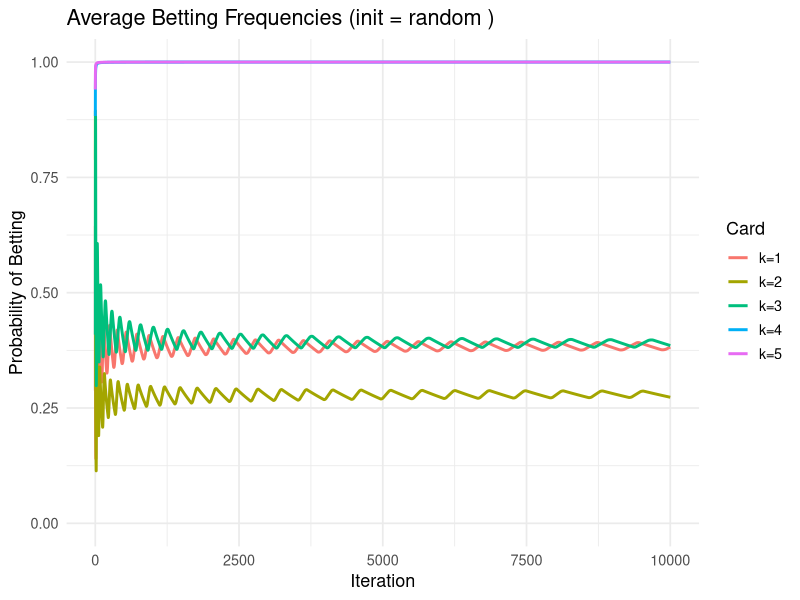

Write R code to recreate this figure.
library(ggplot2)
library(reshape2)

# ============================================================
# USER PARAMETERS (EDIT ONLY THIS BLOCK)
# ============================================================

cards    <- 1:5
ante     <- 2
bet_size <- 2
n_iter   <- 10000

init_mode <- "random"   # "uniform" or "random"
seed      <- 123         # set NULL for no fixed seed

# ============================================================
# Setup
# ============================================================

if (!is.null(seed)) set.seed(seed)

n_cards <- length(cards)

pot_check <- 2 * ante
pot_bet   <- 2 * (ante + bet_size)
pot_fold  <- 2 * ante

# ============================================================
# Payoff Functions
# ============================================================

SD <- function(k, j, pot) {
  if (k > j) pot else -pot
}

# ============================================================
# Counterfactual Values (Player 1)
# ============================================================

v1_C <- function(i, tau) {
  k <- cards[i]
  opp_idx <- setdiff(seq_along(cards), i)

  mean(sapply(opp_idx, function(j_idx) {
    j <- cards[j_idx]
    (1 - tau[j_idx]) * SD(k, j, pot_check) +
      tau[j_idx] * (-pot_fold)
  }))
}

v1_B <- function(i, tau) {
  k <- cards[i]
  opp_idx <- setdiff(seq_along(cards), i)

  mean(sapply(opp_idx, function(j_idx) {
    j <- cards[j_idx]
    (1 - tau[j_idx]) * pot_fold +
      tau[j_idx] * SD(k, j, pot_bet)
  }))
}

# ============================================================
# Counterfactual Values (Player 2)
# ============================================================

v2_C <- function(j_idx, sigma) {
  j <- cards[j_idx]
  opp_idx <- setdiff(seq_along(cards), j_idx)

  mean(sapply(opp_idx, function(i_idx) {
    k <- cards[i_idx]
    showdown <- if (j > k) pot_check else -pot_check

    (1 - sigma[i_idx]) * showdown +
      sigma[i_idx] * (-pot_fold)
  }))
}

v2_B <- function(j_idx, sigma) {
  j <- cards[j_idx]
  opp_idx <- setdiff(seq_along(cards), j_idx)

  mean(sapply(opp_idx, function(i_idx) {
    k <- cards[i_idx]
    showdown <- if (j > k) pot_bet else -pot_bet

    (1 - sigma[i_idx]) * pot_fold +
      sigma[i_idx] * showdown
  }))
}

# ============================================================
# Regret Matching
# ============================================================

bet_prob <- function(RB, RC) {
  RB_pos <- max(RB, 0)
  RC_pos <- max(RC, 0)

  if (RB_pos + RC_pos > 0) {
    RB_pos / (RB_pos + RC_pos)
  } else {
    0.5
  }
}

# ============================================================
# Initialization
# ============================================================

if (init_mode == "uniform") {
  sigma <- rep(0.5, n_cards)
  tau   <- rep(0.5, n_cards)
} else if (init_mode == "random") {
  sigma <- runif(n_cards, 0, 1)
  tau   <- runif(n_cards, 0, 1)
} else {
  stop("init_mode must be 'uniform' or 'random'")
}

R1_B <- rep(0, n_cards)
R1_C <- rep(0, n_cards)

R2_B <- rep(0, n_cards)
R2_C <- rep(0, n_cards)

sigma_history     <- matrix(0, n_iter, n_cards)
sigma_avg_history <- matrix(0, n_iter, n_cards)

# ============================================================
# Main CFR Loop
# ============================================================

for (t in 1:n_iter) {

  sigma_history[t, ] <- sigma

  # --- Player 1 regrets ---
  for (i in seq_along(cards)) {

    vB <- v1_B(i, tau)
    vC <- v1_C(i, tau)

    v_current <- sigma[i] * vB + (1 - sigma[i]) * vC

    R1_B[i] <- R1_B[i] + (vB - v_current)
    R1_C[i] <- R1_C[i] + (vC - v_current)
  }

  # --- Player 2 regrets ---
  for (j in seq_along(cards)) {

    vB <- v2_B(j, sigma)
    vC <- v2_C(j, sigma)

    v_current <- tau[j] * vB + (1 - tau[j]) * vC

    R2_B[j] <- R2_B[j] + (vB - v_current)
    R2_C[j] <- R2_C[j] + (vC - v_current)
  }

  # --- Update strategies ---
  for (i in seq_along(cards)) {
    sigma[i] <- bet_prob(R1_B[i], R1_C[i])
  }

  for (j in seq_along(cards)) {
    tau[j] <- bet_prob(R2_B[j], R2_C[j])
  }

  # --- Running average ---
  sigma_avg_history[t, ] <- colMeans(sigma_history[1:t, , drop = FALSE])
}

# ============================================================
# Prepare Plot
# ============================================================

df <- as.data.frame(sigma_avg_history)
colnames(df) <- paste0("k=", cards)
df$Iteration <- 1:n_iter

df_long <- melt(df, id.vars = "Iteration",
                variable.name = "Card",
                value.name = "BetProb")

# ============================================================
# Plot
# ============================================================

ggplot(df_long, aes(x = Iteration, y = BetProb, color = Card)) +
  geom_line(linewidth = 1) +
  labs(
    title = paste("Average Betting Frequencies (init =", init_mode, ")"),
    x = "Iteration",
    y = "Probability of Betting",
    color = "Card"
  ) +
  scale_y_continuous(limits = c(0,1)) +
  theme_minimal(base_size = 13)
